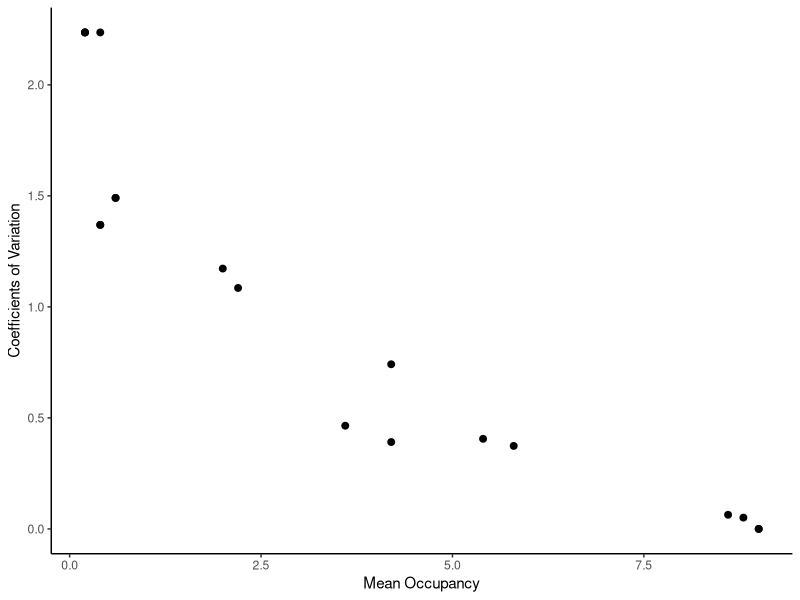
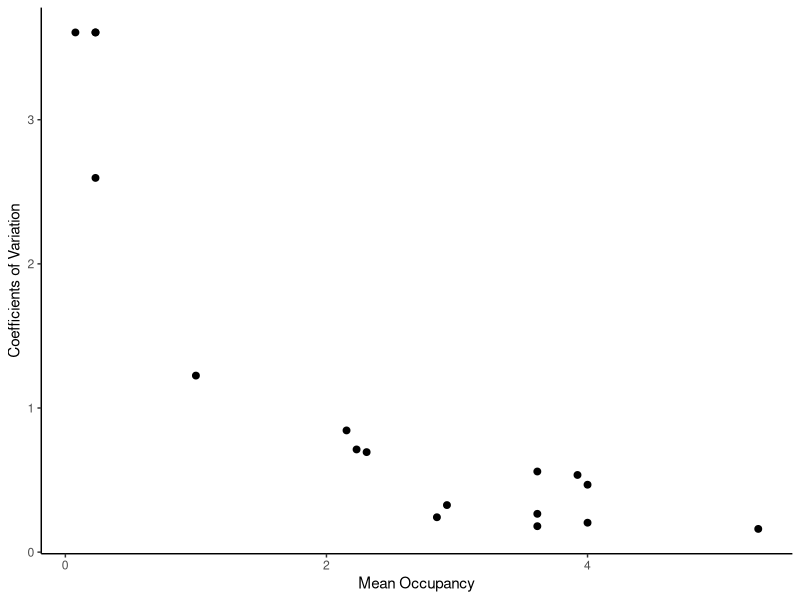
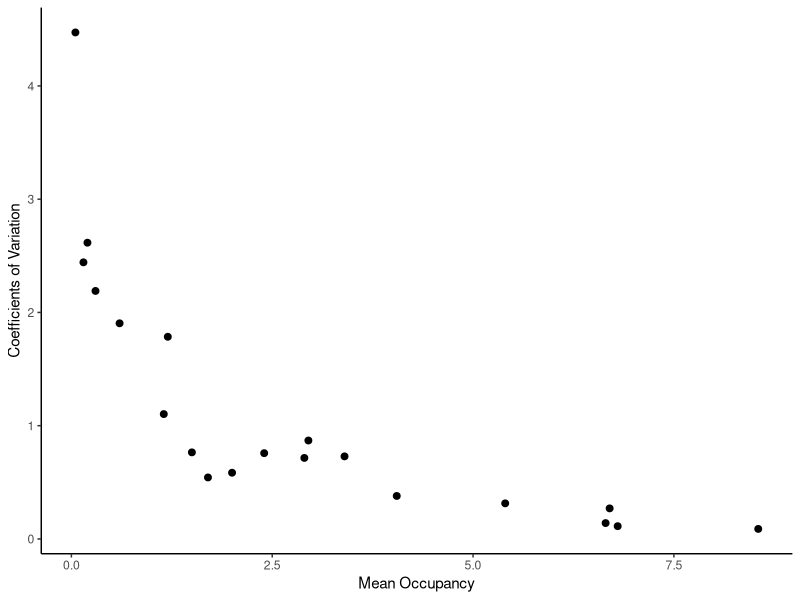
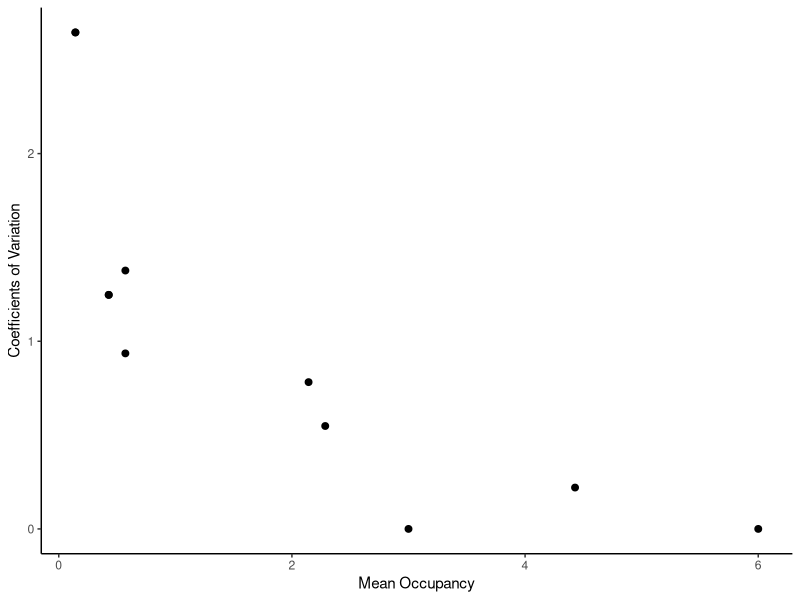
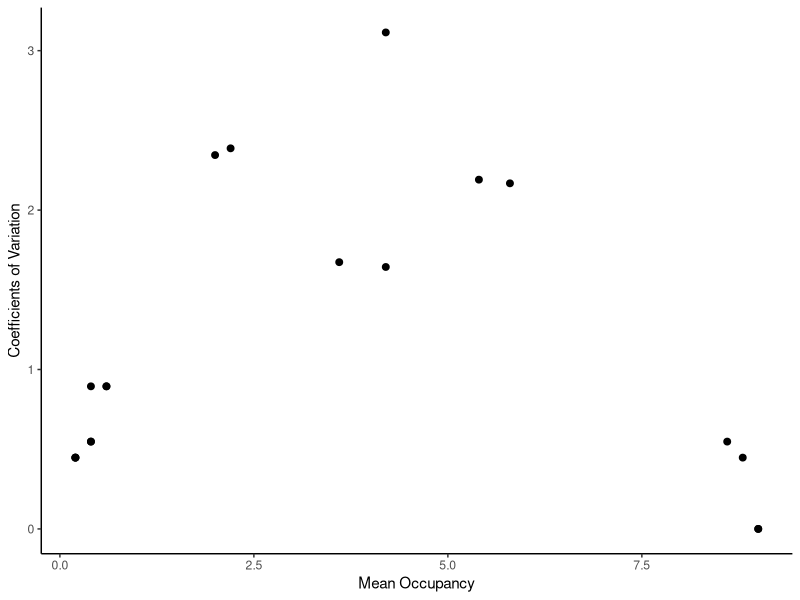
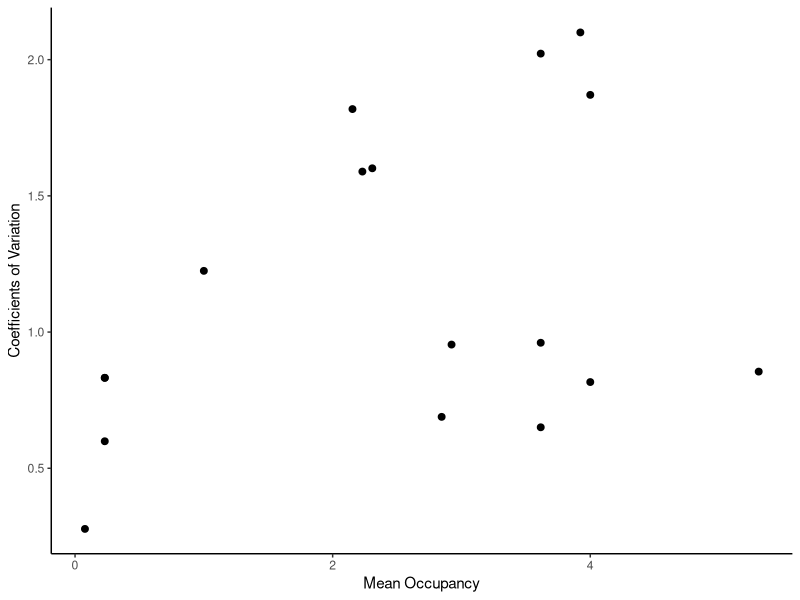
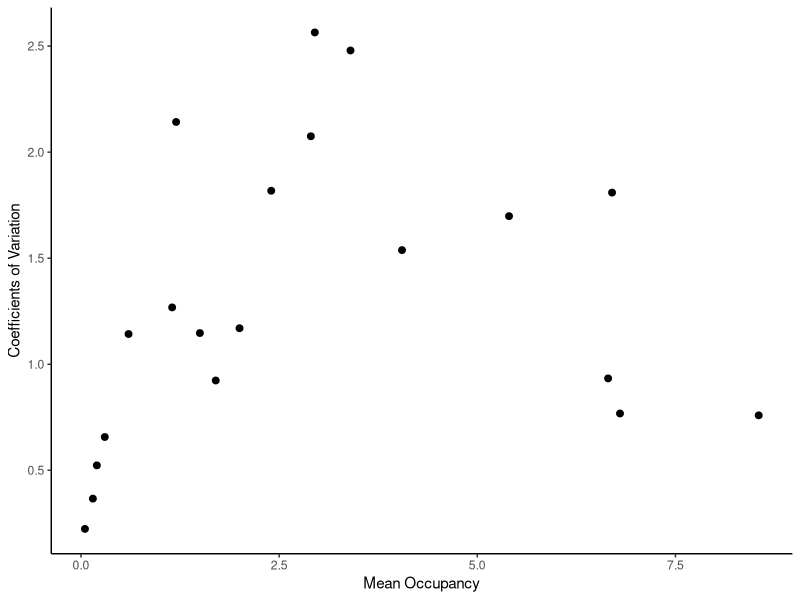
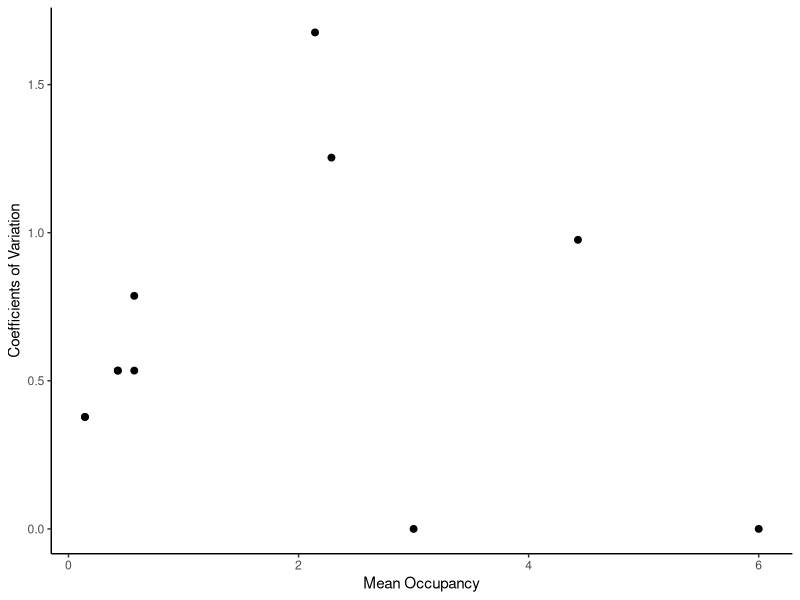

Write the R code that produced these figures, in order. (Note: this script raises an error after producing the figures.)
# Occupancy vs Time Plots
# Ellen Bledsoe
# April 27, 2016

###################
# LIBRARIES

library(tidyr)
library(dplyr)
library(ggplot2)

###################
# LOAD FILES

jornada <- read.csv("data/jornada_rodents.csv", header = TRUE, na.strings = ".")
sevilleta <- read.csv("data/sevilleta_sm_mrc.txt", header = TRUE)
hj_andrews <- read.csv("data/hj_andrews.csv", header = TRUE)
shortgrass_steppe <- read.table("data/SGS_LTER_smammals.txt", header = TRUE, sep = "\t", na.strings = ".")

####################
# PREP FILES

jor_data <- select(jornada, year, season, habitat, web, spp, recap) %>% 
  filter(recap != "Y", spp != "DIPO1", spp != "PERO1", spp != "NA")

hja_data <- select(hj_andrews, YEAR, REPBLK, SUBPLOT, SPECIES) %>% 
  filter(SPECIES != 'UNKN') 

sev_data <- select(sevilleta, year, season, location, web, species, recap) %>% 
  filter(recap != "y", species != "pgsp", species != "dipo", 
         species != "nesp", species != "onsp", species != "pesp", 
         species != "resp", species != "na", species != "pmsp", species != "spsp", 
         year < 2009, location != "two22", location != "blugrama", 
         location != "savanna", location != "goatdraw", location != "rsgrass")

sgs_data <- select(shortgrass_steppe, YEAR, VEG, WEB, SPP) %>% 
  filter(SPP != 'NA')

# rename columns for consistency

names(jor_data) <- c("year", "season", "plot", "subplot", "species", "recap")
names(hja_data) <- c("year", "plot", "subplot", "species")
names(sev_data) <- c("year", "season", "plot", "subplot", "species", "recap")
names(sgs_data) <- c("year", "plot", "subplot", "species")

####################
# FUNCTIONS

select_data <- function(data){
  # function for selecting only relevant columns
  dat <- select(data, year, plot, subplot, species)
  return(dat)
}

group_data <- function(data){
  # group and arrange a dataset by species, year, plot, and subplot
  dat <- data %>% 
    group_by(species, year, plot, subplot) %>% 
    arrange(species, year, plot, subplot)
  return(dat)
}

add_siteID <- function(data){
  # make a column with a unique location code
  dat <- data %>% mutate(siteID = paste(plot, subplot, sep = "_"))
  return(dat)
}

occupancy <- function(data){
  # calculate occupancy of species per year, including zeros
  occ <- select(data, year, species, siteID) %>% 
    group_by(species, year) %>% 
    summarize(occupancy = n_distinct(siteID))
  sp <- unique(occ$species)
  yr <- unique(occ$year)
  full_grid <- expand.grid(species = sp, year = yr)
  occ1 <- right_join(occ, full_grid, by = c("species", "year"))
  occ1$occupancy[is.na(occ1$occupancy)] <- 0
  return(occ1)
}

get_occupancy <- function(data){
  # combine all relevant functions to create an occupancy dataframe
  dat <- select_data(data) %>% 
    group_data() %>% 
    add_siteID() %>% 
    occupancy()
  return(dat)
}

plot_occupancy <- function(data){
  # plotting occupancy against time with individual lines for species
  plot <- ggplot(data, aes(x = year, y = occupancy, color = species)) +
    geom_point(size = 2) +
    geom_line(size = 1) +
    theme(panel.background = element_blank(), 
          axis.line = element_line(colour = "black"), 
          panel.grid.major = element_line(colour = "light gray"))
  return(plot)
}

calculate_cv <- function(occupancy_data){
  # calculates the mean and standard deviation for occupancy over time
  # and adds a new column of the coefficients of variation
  cv <- occupancy_data %>% 
        group_by(species) %>% 
        summarise(mean = mean(occupancy), sd = sd(occupancy)) %>% 
        mutate(cv = sd/mean)
  return(cv)
}

plot_cv_occupancy <- function(cv_data){
  # plot of the coefficients of variation against mean occupancy
  cv_plot <- ggplot(cv_data, aes(x = mean, y = cv)) +
                geom_point(size = 2) +
                xlab("Mean Occupancy") +
                ylab("Coefficients of Variation") + 
                theme(panel.background = element_blank(), 
                    axis.line = element_line(colour = "black"), 
                    panel.grid.major = element_blank())
  return(cv_plot)
}

plot_sd_occupancy <- function(cv_data){
  # plot of the coefficients of variation against mean occupancy
  sd_plot <- ggplot(cv_data, aes(x = mean, y = sd)) +
    geom_point(size = 2) +
    xlab("Mean Occupancy") +
    ylab("Coefficients of Variation") + 
    theme(panel.background = element_blank(), 
          axis.line = element_line(colour = "black"), 
          panel.grid.major = element_blank())
  return(sd_plot)
}

#####################
# OCCUPANCIES

hja_occupancy <- get_occupancy(hja_data)
jor_occupancy <- get_occupancy(jor_data)
sev_occupancy <- get_occupancy(sev_data)
sgs_occupancy <- get_occupancy(sgs_data)

#####################
# OCCUPANCY PLOTS

hja_occ_plot <- plot_occupancy(hja_occupancy)
ggsave(file = "occupancy_hja.png", width = 7, height = 6)

jor_occ_plot <- plot_occupancy(jor_occupancy)
ggsave(file = "occupancy_jor.png", width = 7, height = 6)

sev_occ_plot <- plot_occupancy(sev_occupancy)
ggsave(file = "occupancy_sev.png", width = 7, height = 6)

sgs_occ_plot <- plot_occupancy(sgs_occupancy)
ggsave(file = "occupancy_sgs.png", width = 7, height = 6)

#####################
# COEFFICIENTS OF VARIATION

hja_cv <- calculate_cv(hja_occupancy)
jor_cv <- calculate_cv(jor_occupancy)
sev_cv <- calculate_cv(sev_occupancy)
sgs_cv <- calculate_cv(sgs_occupancy)

######################
# CV PLOTS

hja_cv_plot <- plot_cv_occupancy(hja_cv)
jor_cv_plot <- plot_cv_occupancy(jor_cv)
sev_cv_plot <- plot_cv_occupancy(sev_cv)
sgs_cv_plot <- plot_cv_occupancy(sgs_cv)

hja_cv_plot
jor_cv_plot
sev_cv_plot
sgs_cv_plot

hja_sd_plot <- plot_sd_occupancy(hja_cv)
jor_sd_plot <- plot_sd_occupancy(jor_cv)
sev_sd_plot <- plot_sd_occupancy(sev_cv)
sgs_sd_plot <- plot_sd_occupancy(sgs_cv)

hja_sd_plot
jor_sd_plot
sev_sd_plot
sgs_sd_plot

#########################
# WORKING

sev <- select(sev_data, year, season, location) %>% 
  group_by(year, season, location) %>% 
  arrange(year, season, location)
sev_trap_sessions <- unique(sev)
sev_trap_sessions
